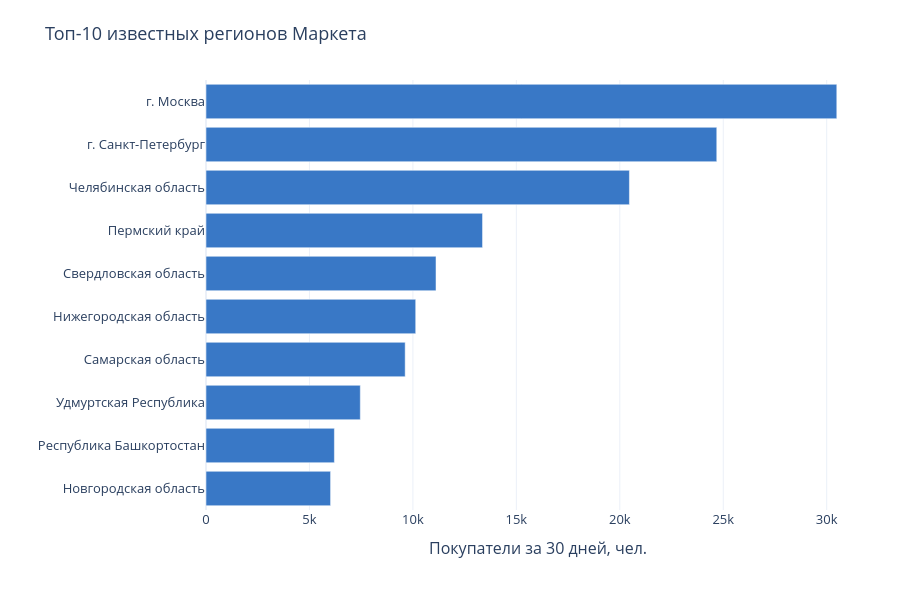

Write notebook code for a chart like this one.
### Markdown cell above
### Интерактивно: крупнейшие известные регионы Маркета
Показаны 10 регионов с наибольшим известным числом покупателей Маркета. «Не указан» и строки с пропущенным значением исключены из ранжирования, а не приравнены к нулю.

### Code cell
region_top = geo[f'Покупатели: {mv}'].dropna().nlargest(10).sort_values()
fig = go.Figure(go.Bar(x=region_top.values, y=region_top.index, orientation='h', marker_color='#3978C6',
                       hovertemplate='%{y}<br>Покупатели Маркета: %{x:,.0f}<extra></extra>'))
fig.update_xaxes(rangemode='tozero')
show_plotly(fig, 'Топ-10 известных регионов Маркета', 'Покупатели за 30 дней, чел.', '', 600)

### Figure 1 — Plotly figure (JSON) as saved in the notebook; plotly's stock layout.template omitted (floating-point values rounded to 4 significant figures)
{"data": [{"hovertemplate": "%{y}<br>Покупатели Маркета: %{x:,.0f}<extra></extra>", "marker": {"color": "#3978C6"}, "orientation": "h", "x": [6021.0, 6205.0, 7458.0, 9627.0, 10140.0, 11120.0, 13370.0, 20460.0, 24690.0, 30490.0], "y": ["Новгородская область", "Республика Башкортостан", "Удмуртская Республика", "Самарская область", "Нижегородская область", "Свердловская область", "Пермский край", "Челябинская область", "г. Санкт-Петербург", "г. Москва"], "type": "bar"}], "layout": {"font": {"size": 13}, "height": 600, "hoverlabel": {"namelength": -1}, "legend": {"title": {"text": "Канал"}}, "margin": {"b": 90, "l": 70, "r": 30, "t": 80}, "title": {"text": "Топ-10 известных регионов Маркета"}, "xaxis": {"rangemode": "tozero", "title": {"text": "Покупатели за 30 дней, чел."}}, "yaxis": {"title": {"text": ""}}}}
